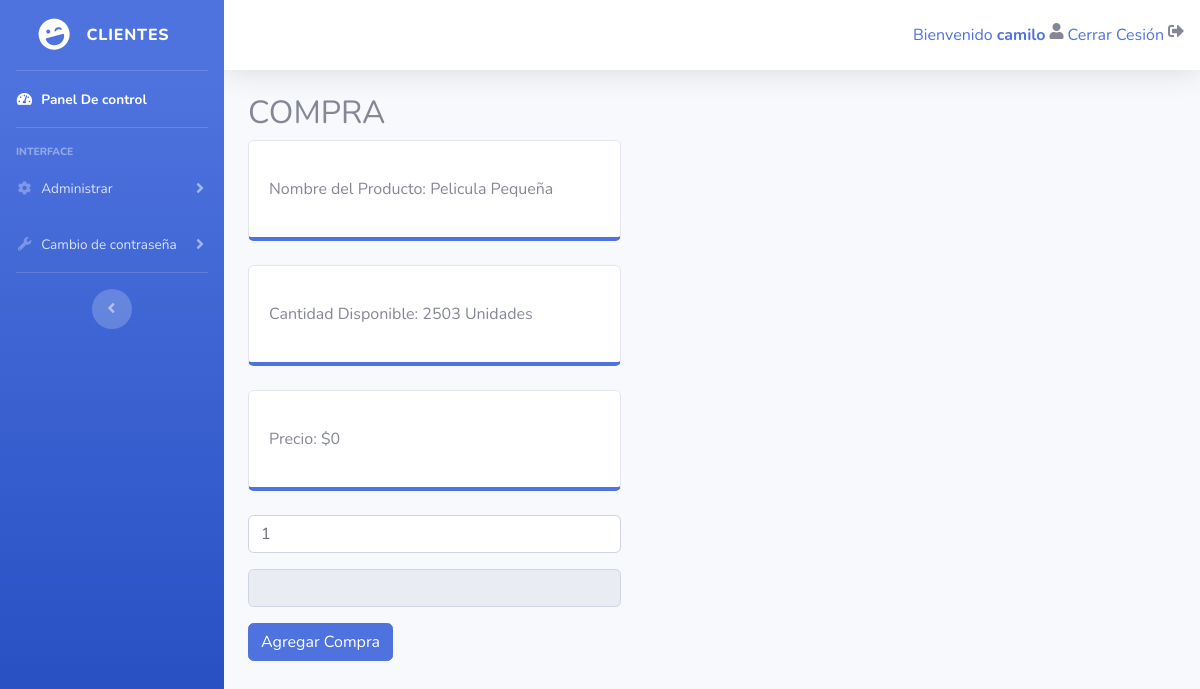
/peliculasplasticas/VerProducto.php?id=9 (signed in), run on the app's committed database.
### tables this page shows
CREATE TABLE `producto` (
  `id_prod` int(11) NOT NULL,
  `Nombre` varchar(255) NOT NULL,
  `id_materia_prima_1` int(11) NOT NULL,
  `id_materia_prima_2` int(11) NOT NULL,
  `requisito_1` int(11) NOT NULL,
  `requisito_2` int(11) NOT NULL
);

CREATE TABLE `fabricacion` (
  `id_fab` int(11) NOT NULL,
  `id_prod` int(11) NOT NULL,
  `cantidad` int(11) NOT NULL,
  `precio` double NOT NULL,
  `fecha` date NOT NULL
);

### peliculasplasticas/VerProducto.php (the view, shortened to what this page needs)
<?php
include_once 'conexion.php';
if ($_GET) {
  $id = $_GET['id'];
  $sql_unico = 'SELECT * FROM fabricacion WHERE id_fab=?';
  $gsent_unico = $pdo->prepare($sql_unico);
  $gsent_unico->execute(array($id));
  $resultado_unico = $gsent_unico->fetch();
  $id2 = $resultado_unico['id_prod'];
  $sql_unico2 = 'SELECT * FROM producto WHERE id_prod=?';
  $gsent_unico2 = $pdo->prepare($sql_unico2);
  $gsent_unico2->execute(array($id2));
  $resultado_unico2 = $gsent_unico2->fetch();
}
?>
<!DOCTYPE html>
<html lang="en">
<head>
  <link href="vendor/fontawesome-free/css/all.min.css" rel="stylesheet" type="text/css">
  <link href="css/sb-admin-2.min.css" rel="stylesheet">
</head>
<body id="page-top">
  <div class="nav-collapse">
    <div id="wrapper">
      <ul class="navbar-nav bg-gradient-primary sidebar sidebar-dark accordion" id="accordionSidebar">
        <a class="sidebar-brand d-flex align-items-center justify-content-center" href="admin.php">
          <div class="sidebar-brand-icon rotate-n-15">
            <i class="fas fa-laugh-wink"></i>
          </div>
          <div class="sidebar-brand-text mx-3">CLIENTES</div>
        </a>
        <hr class="sidebar-divider my-0">
        <li class="nav-item active">
          <a class="nav-link" href="admin.php">
            <i class="fas fa-fw fa-tachometer-alt"></i>
            <span>Panel De control</span></a>
        </li>
        <hr class="sidebar-divider">
        <div class="sidebar-heading">
          Interface
        </div>
        <li class="nav-item">
          <a class="nav-link collapsed" href="admin.php" data-toggle="collapse" data-target="#collapseTwo" aria-expanded="true" aria-controls="collapseTwo">
            <i class="fas fa-fw fa-cog"></i>
            <span>Administrar</span>
          </a>
        </li>
        <li class="nav-item">
          <a class="nav-link collapsed" href="#" data-toggle="collapse" data-target="#collapseUtilities" aria-expanded="true" aria-controls="collapseUtilities">
            <i class="fas fa-fw fa-wrench"></i>
            <span>Cambio de contraseña</span>
          </a>
        </li>
        <hr class="sidebar-divider d-none d-md-block">
        <div class="text-center d-none d-md-inline">
          <button class="rounded-circle border-0" id="sidebarToggle"></button>
        </div>
      </ul>
      <div id="content-wrapper" class="d-flex flex-column">
        <div id="content">
          <nav class="navbar navbar-expand navbar-light bg-white topbar mb-4 static-top shadow">
            <ul class="navbar-nav ml-auto">
              <ul class="nav pull-right">
                <li class="nav-item dropdown no-arrow mx-1"><a href="">Bienvenido <strong><?php echo $_SESSION['user']; ?> </strong> </a></li>
                <i class="fas fa-user"></i>
                <li class="nav-item dropdown no-arrow mx-1"><a href="desconectar.php"> Cerrar Cesión </a></li>
                <i class="fas fa-sign-out-alt"></i>
              </ul>
            </ul>
          </nav>
          <div class="container-fluid">
            <div class="row">
              <div class="col-md-5">
                <?php if ($_GET) : ?>
                  <h2>COMPRA</h2>
                  <div class="card mb-4 py-3 border-bottom-primary">
                    <div class="card-body">
                      Nombre del Producto: <?php echo $resultado_unico2['Nombre'] ?>
                    </div>
                  </div>
                  <div class="card mb-4 py-3 border-bottom-primary">
                    <div class="card-body">
                      Cantidad Disponible: <?php echo $resultado_unico['cantidad'] ?> Unidades
                    </div>
                  </div>
                  <div class="card mb-4 py-3 border-bottom-primary">
                    <div class="card-body">
                      Precio: $<?php echo $resultado_unico['precio'] ?>
                    </div>
                  </div>
                  <form method="POST" action="agregarcompra.php">
                    <input type="number" value="1" class="form-control mt-3" name="cantidad" id="cantidad" onchange="sumar();">
                    <input type="input" value="" class="form-control mt-3" name="total" id="total" readonly="readonly">
                    <button class="btn btn-primary mt-3">Agregar Compra</button>
                  </form>
                <?php endif ?>
              </div>
            </div>
          </div>
        </div>
      </div>
    </div>
  </div>
</body>
</html>

### data on the page
producto: Nombre "Pelicula Pequeña"
fabricacion: cantidad "2503", precio "0"

### other printed values
$_SESSION['user'] "camilo"
